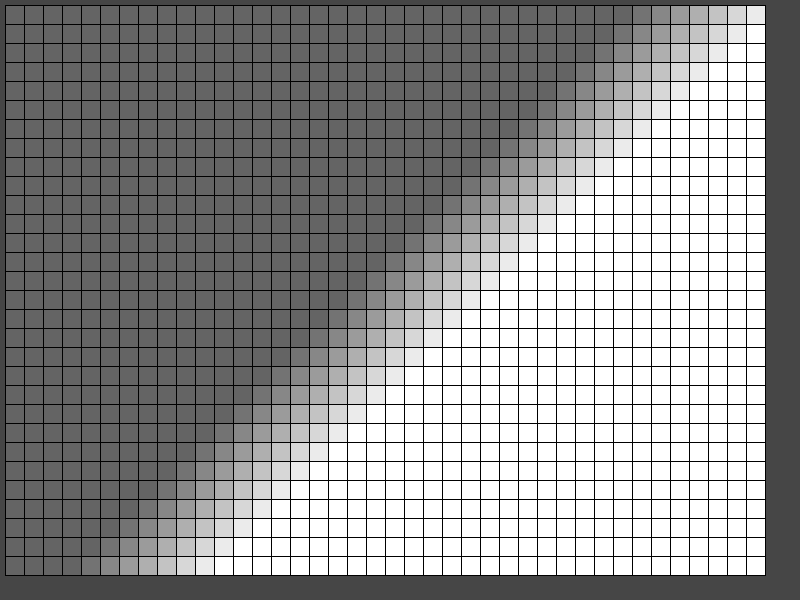
Frame 1 (no input)
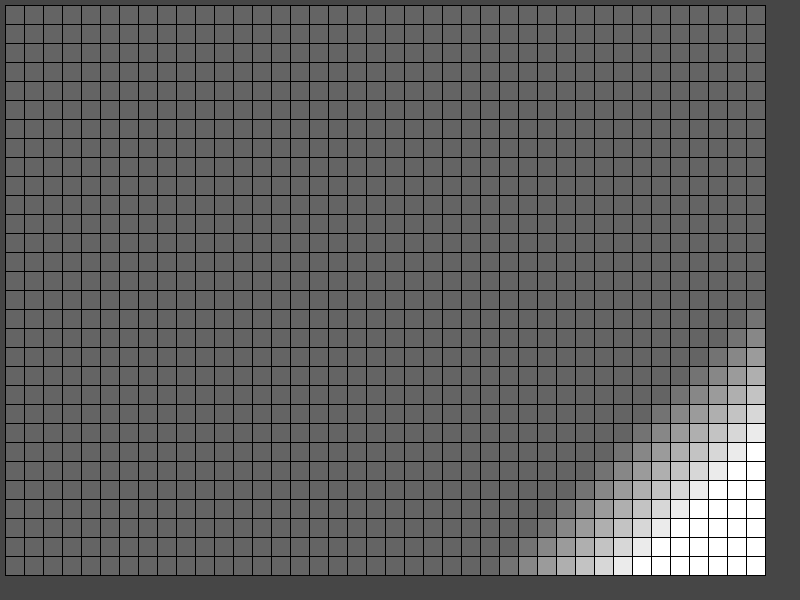
Frame 60 (the mouse pressed at the canvas centre just before this capture)
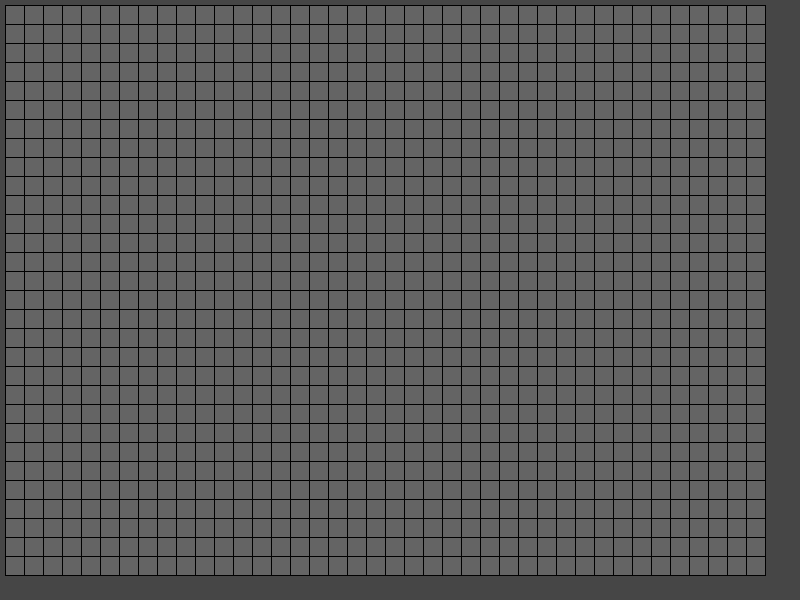
Frame 120 (the mouse held since frame 60 and released just before this capture)

The Processing sketch that drew these frames (run headless with seeded random() and noise(); from frame 60 on, the mouse is pressed at the canvas centre):

// Processing sketch: v1
// ── v1.pde
// PARAMS
int rows = 16;
int cols = 40;
int gridMargin = 5;
int margin = 3;
boolean useSquareCells = true;
int _width = 800;
int _height = 600;
int sWidth;
int sHeight;

// MISC VARIABLES
int time = 0;
float ttime = 0;

void setup() {
  size(_width,_height);
  background(70);
  
  if (useSquareCells) {
    rows = cols * _height / _width;
  }
  
  sWidth = (width-2*gridMargin)/cols;
  sHeight = (height-2*gridMargin)/rows;
  
  for(int r = 0; r < rows; r++) {
    for(int c = 0; c < cols; c++) {
      fill(255);
      rect(gridMargin + c*sWidth, gridMargin + r*sHeight, sWidth, sHeight);
    } 
  }
  
}

void draw() {
  time++;
  ttime++;
//  if (ttime > 100) {
//    ttime -= 100;
//  }

  ttime = max(rows,cols) + max(rows,cols) * sin(float(time)/100.0);
  
  for(int r = 0; r < rows; r++) {
    for(int c = 0; c < cols; c++) {
      int shade = 255;
      
      if ((r+c) <= ttime){
      //if ((r+c) % ttime == 0){
        shade = max(100, 255 - 20 * (int(ttime) - (r+c)));
      }
      fill(shade);
      rect(gridMargin + c*sWidth, gridMargin + r*sHeight, sWidth, sHeight);
    } 
  }
  
}
